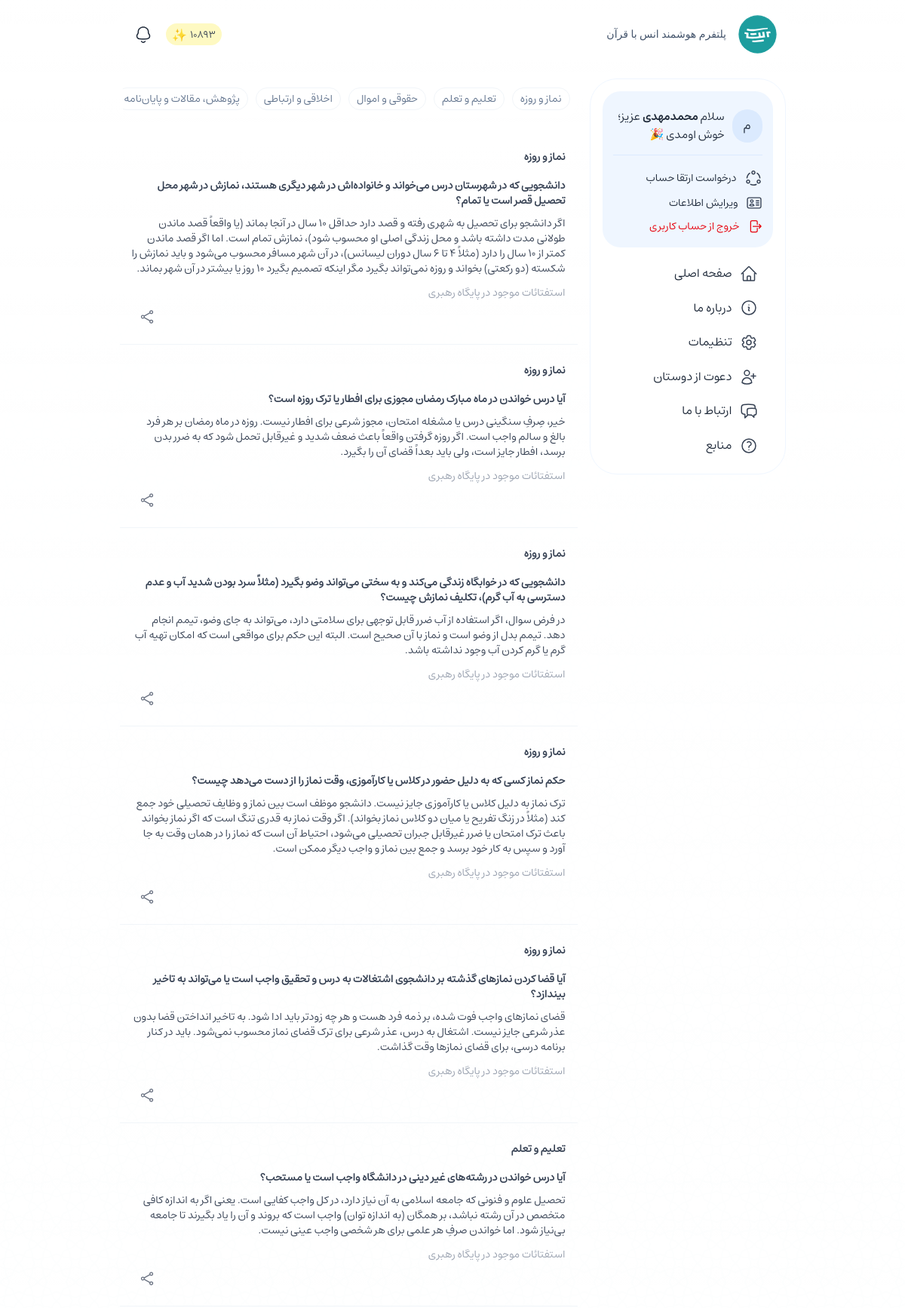
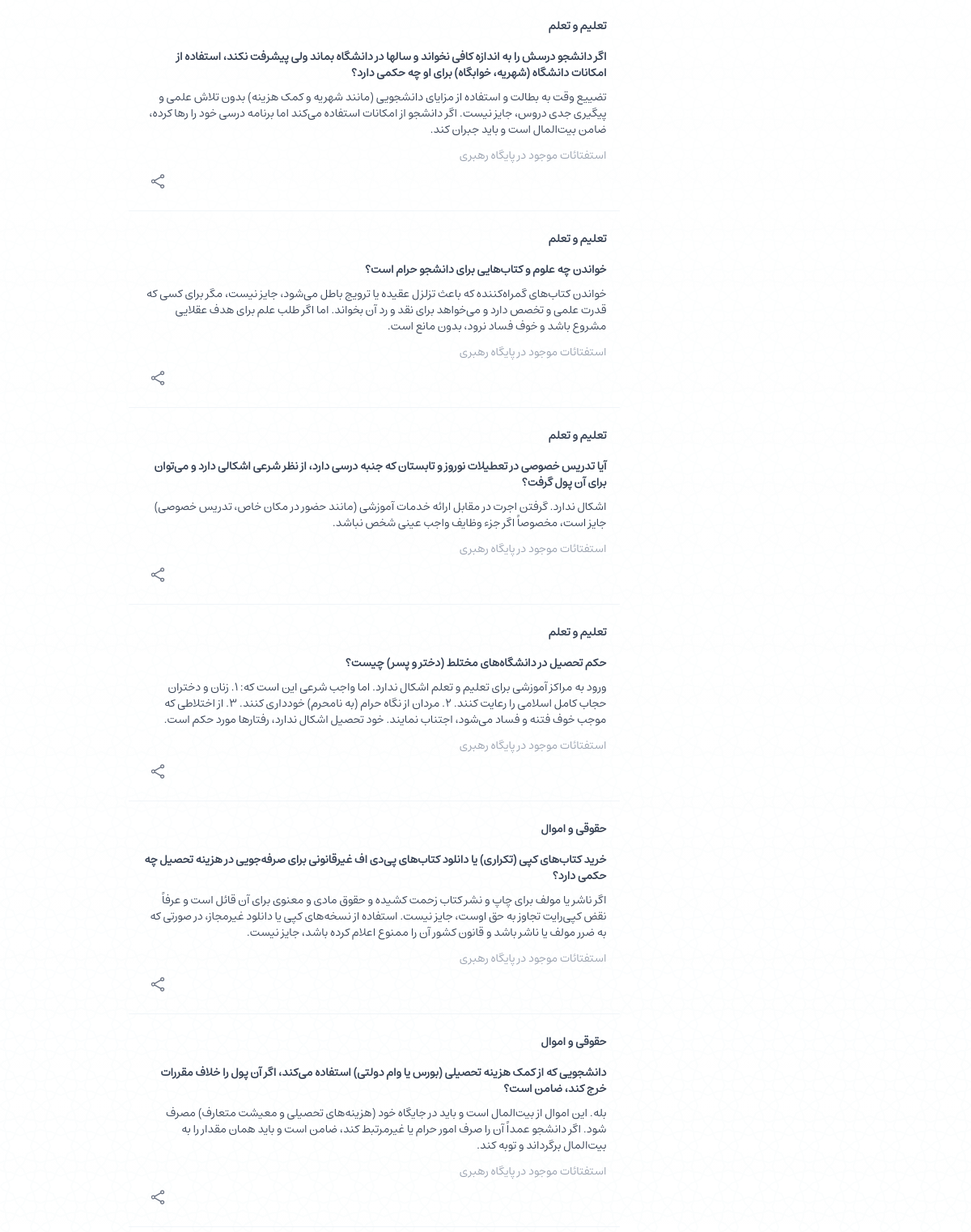
The app's page /ahkam/ (signed in, upper part) with its own data (2 pictures, top to bottom).
### authentication/models.py (models this page shows, shortened)
class CustomeUser(AbstractUser):
    ROLE_USERS = [
        ('admin', 'admin'),
        ('cultural_admin', 'cultural_admin'),
        ('student', 'student')
    ]
    EDUCATIONAL_LEVELS = [
        ('دیپلم', 'دیپلم'),
        ('فوق دیپلم', 'فوق دیپلم'),
        ('لیسانس', 'لیسانس'),
        ('فوق لیسانس', 'فوق لیسانس'),
        ('دکترا', 'دکترا'),
        ('سایر', 'سایر'),
    ]
    first_name = None
    last_name = None
    groups = None
    user_permissions = None
    date_joined = None
    last_login = None
    username = models.CharField(max_length=200, verbose_name='username')
    phone = models.CharField(max_length=11, verbose_name='phone', unique=True, error_messages={'unique': 'یک کاربر با این شماره وجود دارد.'})
    national_code = models.CharField(max_length=10, verbose_name='national code', unique=True, error_messages={'unique': 'این کدملی قبلاً استفاده شده است.'}, null=True, blank=True)
    student_code = models.CharField(max_length=14, verbose_name='student code', unique=True, error_messages={'unique': 'این شماره دانشجویی قبلاً استفاده شده است.'}, null=True, blank=True)
    field_student = models.CharField(max_length=50, verbose_name='field student', null=True, blank=True)
    educational_level = models.CharField(max_length=50, choices=EDUCATIONAL_LEVELS, verbose_name='educational level', null=True, blank=True)
    university_id = models.ForeignKey('panel.Universities', on_delete=models.CASCADE, verbose_name='university id', null=True, blank=True)
    role = models.CharField(max_length=50, choices=ROLE_USERS, default=ROLE_USERS[2], verbose_name='role')
    total_points = models.BigIntegerField(verbose_name='total_points', default=0, null=True, blank=True)
    bale_chat_id = models.CharField(max_length=30, verbose_name='bale_chat_id', unique=True, blank=True, null=True)
    created_at = models.CharField(max_length=50, default=JalaliDateTime.now().strftime('%Y-%m-%d %H:%M'), verbose_name='created at')
    USERNAME_FIELD = 'phone'
    REQUIRED_FIELDS = ['username', 'password']

### core/models.py (models this page shows, shortened)
class CategoriesAhkam(models.Model):
    id = models.BigAutoField(auto_created=True, primary_key=True, serialize=False, verbose_name='ID')
    title = models.CharField(max_length=100, verbose_name='title')
    description = models.CharField(max_length=300, verbose_name='description', null=True, blank=True)

class Ahkam(models.Model):
    id = models.BigAutoField(auto_created=True, primary_key=True, serialize=False, verbose_name='ID')
    question = models.TextField(verbose_name='question')
    answer = FroalaField(verbose_name='answer')
    source = models.CharField(max_length=200, verbose_name='source')
    category_ahkam_id = models.ForeignKey(CategoriesAhkam, on_delete=models.CASCADE, verbose_name='category ahkam id', null=True, blank=True)

### core/views.py (the view)
# urls.py: path('ahkam/', view=views.ahkam, name='ahkam'),
def ahkam(request):
    return render(request, template_name='pages/content/ahkam/index.html', context={'ahkam': Ahkam.objects.all(), 'categories_ahkam': CategoriesAhkam.objects.defer('id', 'title').all()})

### core/context_processors.py (called while the page is built)
def app_version(request):
    return {'APP_VERSION': '1.0.1'}

def university_list(request):
    if request.user.is_authenticated:
        data = Universities.objects.defer('id', 'university_name', 'is_verified').all()
        return {'university_list': data}
    else:
        return {'university_list': []}

def user_total_points(request):
    if request.user.is_authenticated:
        if request.user.role == 'cultural_admin' or request.user.role == 'student':
            sum_total_points_uni = UserPoints.objects.filter(user_id__university_id=request.user.university_id).defer('point').aggregate(Sum('point'))['point__sum'] or 0
            return {'total_points_uni': sum_total_points_uni}
        else:
            if request.user.university_id:
                sum_total_points = UserPoints.objects.filter(user_id=request.user).aggregate(Sum('point'))['point__sum'] or 0
                CustomeUser.objects.filter(id=request.user.id).update(total_points=sum_total_points)
            return {'total_points_user': []}
    else:
        return {'user_total_points': []}

### templates/pages/content/ahkam/index.html (shortened to what this page needs)
{% extends '../../../core/_base.html' %}
{% load static %}
{% block body %}
    {% include '../../../core/_navbar.html' %}
    {% include '../../../core/_sidebar.html' %}
    {% include './core/_index_content.html' %}
{% endblock body %}

### templates/core/_navbar.html (shortened to what this page needs)
{% load static %}
<nav class="bg-white rounded-full py-2 px-5 flex items-center justify-between gap-4 fixed top-3 w-[93%] min-[965px]:w-[75%] min-[1300px]:w-[70%]! min-[1400px]:w-[60%]! z-10 overflow-hidden transition-all">
    <ul class="flex items-center justify-between gap-2.5 w-full">
        <div class="flex items-center gap-4">
            <a href="/" title="پلتفرم هوشمند انس با قرآن" draggable="false">
                <img src="{% static 'assets/images/logo/SVG/icon_splash.svg' %}" alt="logo" class="size-12.75 max-[965px]:hidden" draggable="false">
            </a>
            <p class="max-[965px]:hidden text-sm text-slate-600 font-vazeh transition-all">پلتفرم هوشمند انس با قرآن</p>
        </div>
        {% if request.user.is_authenticated %}
            {% if request.user.is_superuser %}
                <button class="nav-btn-icon" title="اعلانات" onclick="modal('notificationsAdmin');" draggable="false">
                    <svg class="notify-icon size-10 p-2 rounded-full hover:bg-gray-50 cursor-pointer transition-all" fill="none" viewBox="0 0 24 24"><path fill="#1e2939" fill-rule="evenodd" d="M6.1 7.495c-.054.627-.054 1.27-.054 1.941a.75.75 0 0 1-.016.152 5.619 5.619 0 0 1-1.333 2.623 2.85 2.85 0 0 0-.446 1.377V13.803a2.853 2.853 0 0 0 .644 1.864 3.806 3.806 0 0 0 2.364 1.125h.009c3.142.338 6.312.338 9.454 0h.012a3.756 3.756 0 0 0 2.362-1.126c.44-.528.67-1.192.653-1.87v-.21a2.756 2.756 0 0 0-.445-1.365A5.704 5.704 0 0 1 17.97 9.59a.743.743 0 0 1-.014-.1c-.025-.348-.024-.695-.023-1.01V8.43c.002-.338.001-.64-.024-.933-.266-2.727-3.02-4.746-5.87-4.746h-.078c-2.852 0-5.603 2.02-5.86 4.745m-1.493-.138c.346-3.69 3.939-6.107 7.354-6.107h.078c3.416 0 7.006 2.416 7.363 6.105v.007c.033.372.033.74.031 1.072v.033c0 .31-.002.59.016.864a4.206 4.206 0 0 0 1.002 1.922.754.754 0 0 1 .067.085 4.255 4.255 0 0 1 .73 2.23v.2a4.317 4.317 0 0 1-1.05 2.917 5.255 5.255 0 0 1-3.321 1.6c-3.246.348-6.52.347-9.765 0a5.305 5.305 0 0 1-3.354-1.639 4.354 4.354 0 0 1-1.007-2.867v-.21a4.35 4.35 0 0 1 .727-2.234.753.753 0 0 1 .073-.094 4.122 4.122 0 0 0 .995-1.885c0-.638.002-1.318.06-1.994l.001-.005M9.087 20.265a.75.75 0 0 1 1.054.12 2.338 2.338 0 0 0 3.242.38l.012-.01c.145-.108.275-.234.388-.373a.75.75 0 1 1 1.168.94c-.19.237-.41.449-.654.631a3.839 3.839 0 0 1-5.329-.634.75.75 0 0 1 .12-1.054" clip-rule="evenodd"></path></svg>
                </button>
            {% else %}
                <span class="flex items-center gap-1 min-[965px]:gap-2.5 transition-all">
                    <div class="hidden min-[956px]:flex">
                        {% if request.user.role == 'cultural_admin' %}
                            <a href="/panel" class="flex items-center gap-1" title="امتیاز دانشگاه شما" draggable="false">
                                <li class="bg-yellow-100 rounded-full px-2 pt-1 flex items-center max-[965px]:text-[13px] transition-all"><span class="ml-1 text-[13px] text-gray-700">{{ total_points_uni }}</span> ✨</li>
                            </a>
                        {% elif request.user.university_id and request.user.role == 'student' %}
                            <a href="/challenge" class="flex items-center gap-1" title="امتیاز شما" draggable="false">
                                <li class="bg-yellow-100 rounded-full px-2 pt-1 flex items-center max-[965px]:text-[13px] transition-all"><span class="ml-1 text-[13px] text-gray-700">{{ request.user.total_points }}</span> ✨</li>
                            </a>
                        {% endif %}
                    </div>
                    <button class="nav-btn-icon" title="اعلانات" onclick="modal('notifications');" draggable="false">
                    </button>
                </span>
            {% endif %}
        {% endif %}
    </ul>
</nav>

### templates/core/_sidebar.html (shortened to what this page needs)
{% load static %}
<div class="overlay-nav max-[965px]:bg-black/60 max-[965px]:fixed max-[965px]:inset-0 max-[965px]:w-full max-[965px]:h-full max-[965px]:hidden max-[965px]:z-10 transition-all" id="navOverlay">
    <div class="nav flex flex-col gap-1 p-4 h-fit w-65 max-[965px]:h-full! max-[965px]:w-75 min-[965px]:mt-26 bg-white border max-[965px]:border-none border-blue-50 min-[965px]:rounded-[36px] z-50 min-[965px]:z-0 min-[965px]:sticky min-[965px]:top-26 min-[965px]:mb-2.5 text-gray-800 overflow-auto transition-all" id="nav">
        <div class="w-full flex flex-col gap-1">
            {% if request.user.is_authenticated %}
                {% if request.user.username|lower|slice:1 == "a" or request.user.username|lower|slice:1 == "b" or request.user.username|lower|slice:1 == "c" or request.user.username|lower|slice:1 == "d" or request.user.username|slice:1 == "ا" or request.user.username|slice:1 == "آ" or request.user.username|slice:1 == "ب" or request.user.username|slice:1 == "پ" or request.user.username|slice:1 == "ت" or request.user.username|slice:1 == "م" %}
                    <div class="w-full flex flex-col gap-2 p-3.5 mb-2.5 bg-blue-50 rounded-3xl">
                        <a href="/panel" draggable="false">
                            <div class="flex items-center gap-2.5">
                                <li class="w-10 h-11 px-2 bg-blue-100 rounded-full flex items-center justify-center list-none">{{ request.user.username | slice:1 }}</li>
                                <div class="flex flex-col gap-1.5">
                                    <p class="text-[15px]">سلام <span class="font-semibold">{{ request.user.username | truncatechars:16 }}</span> عزیز<span class="max-[965px]:hidden">؛ خوش اومدی 🎉</span></p>
                                </div>
                            </div>
                        </a>
                        <hr class="border-blue-100 my-1.5 w-full">
                        <div class="flex flex-col gap-2.5 text-sm py-1 h-auto max-h-50 overflow-y-auto">
                            {% if request.user.role == 'admin' %}
                                <a href="/panel" class="flex items-center gap-2.5" draggable="false">
                                    <svg class="size-5.5 text-gray-700" xmlns="http://www.w3.org/2000/svg" width="20" height="20" viewBox="0 0 20 20" fill="currentColor"><path d="M7.946 14.028a1.974 1.974 0 1 0-3.948 0 1.974 1.974 0 0 0 3.948 0m8.055 0a1.974 1.974 0 1 0-3.947 0 1.974 1.974 0 0 0 3.947 0M7.946 5.972a1.974 1.974 0 1 0-3.948 0 1.974 1.974 0 0 0 3.948 0m8.055 0a1.974 1.974 0 1 0-3.947 0 1.974 1.974 0 0 0 3.947 0m-6.725 8.056a3.304 3.304 0 1 1-6.608 0 3.304 3.304 0 0 1 6.608 0m8.055 0a3.304 3.304 0 1 1-6.607 0 3.304 3.304 0 0 1 6.607 0M9.276 5.972a3.304 3.304 0 1 1-6.608 0 3.304 3.304 0 0 1 6.608 0m8.055 0a3.304 3.304 0 1 1-6.607 0 3.304 3.304 0 0 1 6.607 0"></path></svg>
                                    <span>پنل مدیریت (مدیرکل)</span>
                                </a>
                                <a href="/manage" class="flex items-center gap-2.5" draggable="false">
                                    <svg class="size-5.5 text-gray-700" xmlns="http://www.w3.org/2000/svg" width="20" height="20" viewBox="0 0 20 20" fill="currentColor"><path d="M16.26 7.438 10.666 10.4v6.446l5.129-2.961.104-.07a.93.93 0 0 0 .363-.74zM10.469 3.04a.94.94 0 0 0-.823-.055l-.112.055-5.207 3.005 5.684 3.197 5.838-3.09-.054-.037zM3.739 13.075c0 .334.178.643.467.81l5.129 2.96v-6.456L3.739 7.24zm13.852 0c0 .759-.38 1.464-1.004 1.882l-.128.08-5.326 3.074A2.27 2.27 0 0 1 9 18.183l-.133-.072-5.327-3.075a2.26 2.26 0 0 1-1.132-1.96V6.924c0-.809.432-1.557 1.132-1.961l5.327-3.075.133-.072a2.27 2.27 0 0 1 2.132.072l5.326 3.075.128.079a2.26 2.26 0 0 1 1.004 1.882z"></path></svg>
                                    <span>مدیریت سیستمی</span>
                                </a>
                                <a href="/signout" class="flex items-center gap-2.5 text-red-600" draggable="false">
                                    <svg xmlns="http://www.w3.org/2000/svg" fill="none" viewBox="0 0 24 24" stroke-width="1.5" stroke="currentColor" class="size-5 text-red-600">
                                        <path stroke-linecap="round" stroke-linejoin="round" d="M15.75 9V5.25A2.25 2.25 0 0 0 13.5 3h-6a2.25 2.25 0 0 0-2.25 2.25v13.5A2.25 2.25 0 0 0 7.5 21h6a2.25 2.25 0 0 0 2.25-2.25V15m3 0 3-3m0 0-3-3m3 3H9" />
                                    </svg>
                                    <span>خروج از حساب کاربری</span>
                                </a>
                            {% else %}
                                <a href="javascript:modal('upgradeAccountRequest');" class="flex items-center gap-2.5" draggable="false">
                                    <span>درخواست ارتقا حساب</span>
                                </a>
                                <a href="javascript:modal('profileEdit');" class="flex items-center gap-2.5" draggable="false">
                                    <span>ویرایش اطلاعات</span>
                                </a>
                                <a href="/signout" class="flex items-center gap-2.5 text-red-600" draggable="false">
                                    <span>خروج از حساب کاربری</span>
                                </a>
                            {% endif %}
                        </div>
                    </div>
                {% endif %}
            {% endif %}
        </div>
        {% include 'core/_nav_items.html' %}
    </div>
</div>

### templates/pages/content/ahkam/core/_index_content.html (shortened to what this page needs)
{% load static %}
<div class="content-nav-minimize flex flex-col gap-2.5 pt-4 w-full min-[965px]:w-[calc(93%-230px)] min-[1300px]:w-[calc(100%-230px)] mt-22.5 max-[965px]:mt-18.75 rounded-[36px] transition-all">
    <div class="slider-categories-content flex items-center gap-2.5 overflow-hidden overflow-x-auto w-full sticky top-20 p-2.5 pb-0 rounded-full backdrop-blur-xs bg-white">
        {% for item in categories_ahkam %}
            <a href="#category-{{ item.id }}" draggable="false">
                <div class="flex items-center text-center text-sm text-slate-500 border border-slate-100 rounded-full whitespace-nowrap py-1 px-2.5 mb-2.5 cursor-pointer">{{ item.title }}</div>
            </a>
        {% endfor %}
    </div>
    <div class="ahkam flex flex-col gap-2 mt-4 mb-4">
        {% for item in ahkam %}
            <div class="ahkam-card flex flex-col gap-0.5 w-full p-4 border-b border-slate-100 text-gray-700" id="category-{{ item.category_ahkam_id.id }}">
                <p class="text-sm font-semibold mb-4" id="ahkam-{{ item.id }}">{{ item.category_ahkam_id.title }}</p>
                <div class="flex flex-col gap-2.5">
                    <div class="text-sm font-semibold">{{ item.question }}</div>
                    <div class="text-sm">{{ item.answer | safe }}</div>
                </div>
                <p class="text-sm text-gray-400 mt-2.5">{{ item.source }}</p>
                <div class="flex items-center justify-between gap-2.5">
                    <div class="flex items-center justify-between gap-2">
                        <a href="javascript:dataShare('{{ item.question }}', '{{ item.answer | safe }}-{{ item.source }}', '#ahkam-{{ item.id }}');" class="text-gray-500" draggable="false" title="اشتراک گذاری">
                        </a>
                    </div>
                </div>
            </div>
        {% endfor %}
    </div>
</div>

### records on screen
CustomeUser: user.total_points "10893", user.username "م", user.username "محمدمهدی"
CategoriesAhkam: title "نماز و روزه"
CategoriesAhkam: title "تعلیم و تعلم"
CategoriesAhkam: title "حقوقی و اموال"
CategoriesAhkam: title "اخلاقی و ارتباطی"
CategoriesAhkam: title "پژوهش، مقالات و پایان‌نامه"
Ahkam: category_ahkam_id "نماز و روزه", question "دانشجویی که در شهرستان درس می‌خواند و خانواده‌اش در شهر دیگری هستند، نمازش در شهر محل تحصیل قصر است یا تمام؟", answer "اگر دانشجو برای تحصیل به شهری رفته و قصد دارد حداقل ۱۰ سال در آنجا بماند (یا واقعاً قصد ماندن طولانی مدت داشته باشد و محل زندگی اصلی او محسوب شود)، نمازش تمام است. اما اگر قصد ماندن کمتر از ۱۰ سال را دارد (مثلاً ۴ تا ۶ سال دوران لیسانس)، در آن شهر مسافر محسوب می‌شود و باید نمازش را شکسته (دو رکعتی) بخواند و روزه نمی‌تواند بگیرد مگر اینکه تصمیم بگیرد ۱۰ روز یا بیشتر در آن شهر بماند.", source "استفتائات موجود در پایگاه رهبری"
Ahkam: category_ahkam_id "نماز و روزه", question "آیا درس خواندن در ماه مبارک رمضان مجوزی برای افطار یا ترک روزه است؟", answer "خیر، صِرفِ سنگینی درس یا مشغله امتحان، مجوز شرعی برای افطار نیست. روزه در ماه رمضان بر هر فرد بالغ و سالم واجب است. اگر روزه گرفتن واقعاً باعث ضعف شدید و غیرقابل تحمل شود که به ضرر بدن برسد، افطار جایز است، ولی باید بعداً قضای آن را بگیرد.", source "استفتائات موجود در پایگاه رهبری"
Ahkam: category_ahkam_id "نماز و روزه", question "دانشجویی که در خوابگاه زندگی می‌کند و به سختی می‌تواند وضو بگیرد (مثلاً سرد بودن شدید آب و عدم دسترسی به آب گرم)، تکلیف نمازش چیست؟", answer "در فرض سوال، اگر استفاده از آب ضرر قابل توجهی برای سلامتی دارد، می‌تواند به جای وضو، تیمم انجام دهد. تیمم بدل از وضو است و نماز با آن صحیح است. البته این حکم برای مواقعی است که امکان تهیه آب گرم یا گرم کردن آب وجود نداشته باشد.", source "استفتائات موجود در پایگاه رهبری"
Ahkam: category_ahkam_id "نماز و روزه", question "حکم نماز کسی که به دلیل حضور در کلاس یا کارآموزی، وقت نماز را از دست می‌دهد چیست؟", answer "ترک نماز به دلیل کلاس یا کارآموزی جایز نیست. دانشجو موظف است بین نماز و وظایف تحصیلی خود جمع کند (مثلاً در زنگ تفریح یا میان دو کلاس نماز بخواند). اگر وقت نماز به قدری تنگ است که اگر نماز بخواند باعث ترک امتحان یا ضرر غیرقابل جبران تحصیلی می‌شود، احتیاط آن است که نماز را در همان وقت به جا آورد و سپس به کار خود برسد و جمع بین نماز و واجب دیگر ممکن است.", source "استفتائات موجود در پایگاه رهبری"
Ahkam: category_ahkam_id "نماز و روزه", question "آیا قضا کردن نمازهای گذشته بر دانشجوی اشتغالات به درس و تحقیق واجب است یا می‌تواند به تاخیر بیندازد؟", answer "قضای نمازهای واجب فوت شده، بر ذمه فرد هست و هر چه زودتر باید ادا شود. به تاخیر انداختن قضا بدون عذر شرعی جایز نیست. اشتغال به درس، عذر شرعی برای ترک قضای نماز محسوب نمی‌شود. باید در کنار برنامه درسی، برای قضای نمازها وقت گذاشت.", source "استفتائات موجود در پایگاه رهبری"
Ahkam: category_ahkam_id "تعلیم و تعلم", question "آیا درس خواندن در رشته‌های غیر دینی در دانشگاه واجب است یا مستحب؟", answer "تحصیل علوم و فنونی که جامعه اسلامی به آن نیاز دارد، در کل واجب کفایی است. یعنی اگر به اندازه کافی متخصص در آن رشته نباشد، بر همگان (به اندازه توان) واجب است که بروند و آن را یاد بگیرند تا جامعه بی‌نیاز شود. اما خواندن صرفِ هر علمی برای هر شخصی واجب عینی نیست.", source "استفتائات موجود در پایگاه رهبری"
Ahkam: category_ahkam_id "تعلیم و تعلم", question "اگر دانشجو درسش را به اندازه کافی نخواند و سالها در دانشگاه بماند ولی پیشرفت نکند، استفاده از امکانات دانشگاه (شهریه، خوابگاه) برای او چه حکمی دارد؟", answer "تضییع وقت به بطالت و استفاده از مزایای دانشجویی (مانند شهریه و کمک هزینه) بدون تلاش علمی و پیگیری جدی دروس، جایز نیست. اگر دانشجو از امکانات استفاده می‌کند اما برنامه درسی خود را رها کرده، ضامن بیت‌المال است و باید جبران کند.", source "استفتائات موجود در پایگاه رهبری"
Ahkam: category_ahkam_id "تعلیم و تعلم", question "خواندن چه علوم و کتاب‌هایی برای دانشجو حرام است؟", answer "خواندن کتاب‌های گمراه‌کننده که باعث تزلزل عقیده یا ترویج باطل می‌شود، جایز نیست، مگر برای کسی که قدرت علمی و تخصص دارد و می‌خواهد برای نقد و رد آن بخواند. اما اگر طلب علم برای هدف عقلایی مشروع باشد و خوف فساد نرود، بدون مانع است.", source "استفتائات موجود در پایگاه رهبری"
Ahkam: category_ahkam_id "تعلیم و تعلم", question "آیا تدریس خصوصی در تعطیلات نوروز و تابستان که جنبه درسی دارد، از نظر شرعی اشکالی دارد و می‌توان برای آن پول گرفت؟", answer "اشکال ندارد. گرفتن اجرت در مقابل ارائه خدمات آموزشی (مانند حضور در مکان خاص، تدریس خصوصی) جایز است، مخصوصاً اگر جزء وظایف واجب عینی شخص نباشد.", source "استفتائات موجود در پایگاه رهبری"
Ahkam: category_ahkam_id "تعلیم و تعلم", question "حکم تحصیل در دانشگاه‌های مختلط (دختر و پسر) چیست؟", answer "ورود به مراکز آموزشی برای تعلیم و تعلم اشکال ندارد. اما واجب شرعی این است که: ۱. زنان و دختران حجاب کامل اسلامی را رعایت کنند. ۲. مردان از نگاه حرام (به نامحرم) خودداری کنند. ۳. از اختلاطی که موجب خوف فتنه و فساد می‌شود، اجتناب نمایند. خود تحصیل اشکال ندارد، رفتارها مورد حکم است.", source "استفتائات موجود در پایگاه رهبری"
Ahkam: category_ahkam_id "حقوقی و اموال", question "خرید کتاب‌های کپی (تکراری) یا دانلود کتاب‌های پی‌دی اف غیرقانونی برای صرفه‌جویی در هزینه تحصیل چه حکمی دارد؟", answer "اگر ناشر یا مولف برای چاپ و نشر کتاب زحمت کشیده و حقوق مادی و معنوی برای آن قائل است و عرفاً نقض کپی‌رایت تجاوز به حق اوست، جایز نیست. استفاده از نسخه‌های کپی یا دانلود غیرمجاز، در صورتی که به ضرر مولف یا ناشر باشد و قانون کشور آن را ممنوع اعلام کرده باشد، جایز نیست.", source "استفتائات موجود در پایگاه رهبری"
Ahkam: category_ahkam_id "حقوقی و اموال", question "دانشجویی که از کمک هزینه تحصیلی (بورس یا وام دولتی) استفاده می‌کند، اگر آن پول را خلاف مقررات خرج کند، ضامن است؟", answer "بله. این اموال از بیت‌المال است و باید در جایگاه خود (هزینه‌های تحصیلی و معیشت متعارف) مصرف شود. اگر دانشجو عمداً آن را صرف امور حرام یا غیرمرتبط کند، ضامن است و باید همان مقدار را به بیت‌المال برگرداند و توبه کند.", source "استفتائات موجود در پایگاه رهبری"
